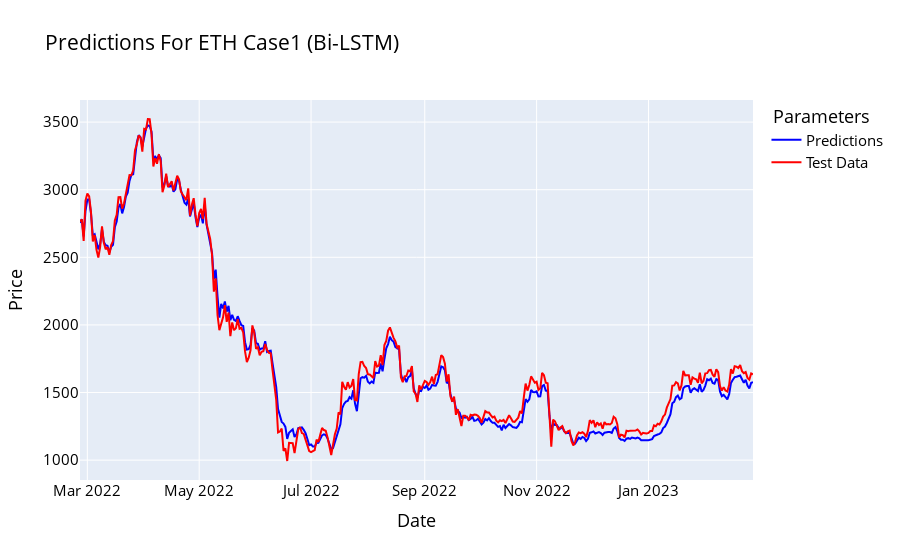

Notebook code cell kept with this figure:
### Code cell
names = cycle(['Predictions', 'Test Data'])

fig = go.Figure()
fig.add_trace(go.Scatter(x=y_test_df.index, y=y_pred_df['Adj Close'], name='Predictions',
                         line=dict(width=2, color='blue')))
fig.add_trace(go.Scatter(x=y_test_df.index, y=y_test_df['Adj Close'], name='Test Data',
                         line=dict(width=2, color='red')))
fig.update_layout(xaxis_title='Date', yaxis_title='Price',
                  font_size=15, font_color='black', legend_title_text=' Parameters',title = 'Predictions For ETH Case1 (Bi-LSTM)')
fig.show()

### Figure 1 — Plotly figure (JSON) as saved in the notebook; plotly's stock layout.template omitted (floating-point values rounded to 4 significant figures; data arrays with more than 128 entries replaced by an {"elided": "..."} marker saying what was removed)
{"data": [{"line": {"color": "blue", "width": 2}, "name": "Predictions", "type": "scatter", "x": {"elided": "368 str values"}, "y": {"elided": "368 float values"}}, {"line": {"color": "red", "width": 2}, "name": "Test Data", "type": "scatter", "x": {"elided": "368 str values"}, "y": {"elided": "368 float values"}}], "layout": {"font": {"color": "black", "size": 15}, "legend": {"title": {"text": " Parameters"}}, "title": {"text": "Predictions For ETH Case1 (Bi-LSTM)"}, "xaxis": {"title": {"text": "Date"}}, "yaxis": {"title": {"text": "Price"}}}}
